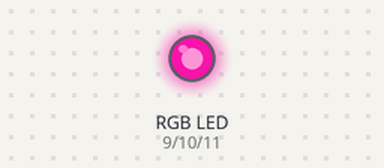
A sketch run on a simulated Arduino Uno, built with avr-gcc and run on an emulated ATmega328P. Parts: an RGB LED mixed from three pins (HIGH = lit). Dim RGB values are drawn brighter than linear; random numbers use the default seed unless the sketch sets one.

Above: at 0.1 s.
At 4.1 s:
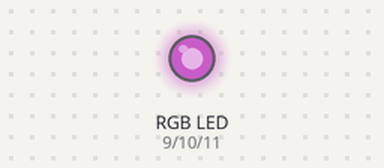
At 9.1 s:
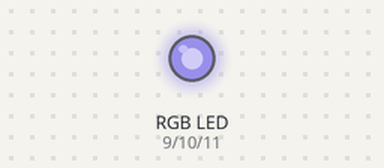
At 19.1 s:
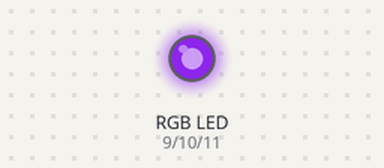
At 28.1 s:
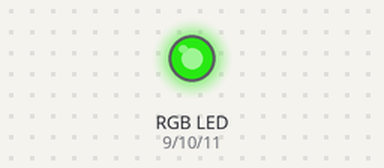
At 38.1 s:
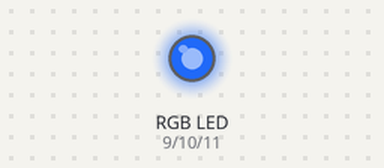
Timing chart, 0 to 40.0 s (numbered marks = the images above):
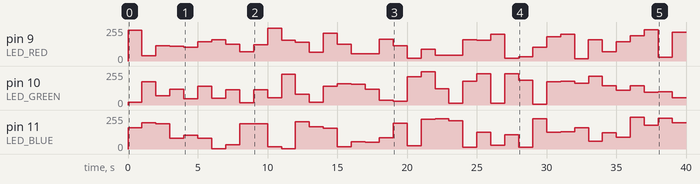

The sketch:

rgb.ino
```cpp
const int LED_RED   =  9;
const int LED_GREEN = 10;
const int LED_BLUE  = 11;

void setup() {
  Serial.begin(9600);
  pinMode(LED_RED, OUTPUT);
  pinMode(LED_GREEN, OUTPUT);
  pinMode(LED_BLUE, OUTPUT);
}

void loop() {
  analogWrite(LED_RED, random(0, 255));
  analogWrite(LED_GREEN, random(0, 255));
  analogWrite(LED_BLUE, random(0, 255));
  delay(1000);
}
```

Measured:
- by itself, pin 10 (LED_GREEN): 0/255 → 19/255 at 0.00 s, → 175/255 1.0 s later, → 68/255 1.0 s later, → 120/255 1.0 s later, … (40 changes in this stretch)
- by itself, pin 11 (LED_BLUE): 0/255 → 158/255 at 0.00 s, → 197/255 1.0 s later, → 188/255 1.0 s later, → 80/255 1.0 s later, … (40 changes in this stretch)
